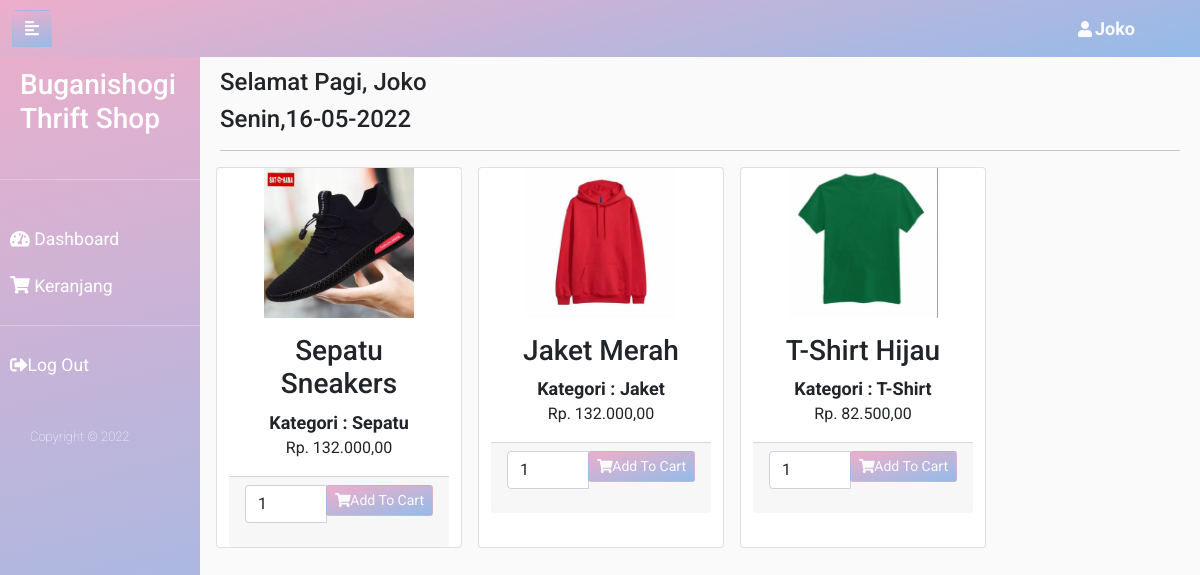
Page /users/user/beranda_user.php (signed in) on the committed database.
### tables this page shows
CREATE TABLE `tb_barang` (
  `id_barang` int(11) NOT NULL,
  `id_kategori` int(11) NOT NULL,
  `nama_barang` varchar(50) NOT NULL,
  `gambar` varchar(100) NOT NULL,
  `stok` int(11) NOT NULL,
  `harga_pokok` int(11) NOT NULL,
  `harga_jual` int(11) NOT NULL
);

CREATE TABLE `tb_kategori` (
  `id_kategori` int(11) NOT NULL,
  `nama_kategori` varchar(50) NOT NULL
);

### users/user/beranda_user.php (the view, shortened to what this page needs)
 <?php
 include '../../config.php';
 ?>
 <!DOCTYPE html>
 <html>
 <head>
 	<link rel="stylesheet" type="text/css" href="../../assets/DataTables/datatables.min.css"/>
 	<link href="https://cdn.jsdelivr.net/npm/bootstrap@5.1.3/dist/css/bootstrap.min.css" rel="stylesheet">
 	<link rel="stylesheet" href="../../css/style.css">
 </head>
 <body>
 	<div class="wrapper">
 		<?php include_once('sidebar_user.php'); ?>
 		<div id="content">
 			<?php include_once('../../assets/navbar/navbar.php'); ?>
 			<div class="content">
 				<div class="mt-5">
 					<?php
 					$tanggal = mktime(date('m'), date("d"), date('Y'));
 					$hari = date ("D");
 					switch($hari){
 						case 'Mon':
 						$hari_ini = "Senin";
 						break;
 					}
 					$a = date ("H");
 					if (($a>=6) && ($a<=11)) {
 						echo " <h4>Selamat Pagi, ". $_SESSION['nama']."</h4>";
 						echo "<h4>".$hari_ini.",".date("d-m-Y", $tanggal )."</h4>";
 					}else if(($a>=11) && ($a<=15)){
 						echo " <h4>Selamat Siang, ". $_SESSION['nama']."</h4>";
 						echo "<h4>".$hari_ini.",".date("d-m-Y", $tanggal )."</h4>";
 					}elseif(($a>15) && ($a<=18)){
 						echo " <h4>Selamat Sore, ". $_SESSION['nama']."</h4>";
 						echo "<h4>".$hari_ini.",".date("d-m-Y", $tanggal )."</h4>";
 					}else{
 						echo " <h4>Selamat Malam, ". $_SESSION['nama']."</h4>";
 						echo "<h4>".$hari_ini.", ".date("d-m-Y", $tanggal )."</h4>";
 					}
 					?>
 					<hr>
 					<div class="row">
 						<?php
 						$tb_brg = mysqli_query($conn,"SELECT * FROM tb_barang,tb_kategori WHERE tb_barang.id_kategori=tb_kategori.id_kategori");
 						while ($dt_brg = $tb_brg->fetch_assoc()) : ?>
 							<div class="card col-sm-3 mx-2">
 								<form method="post" action="cart1.php">
 										<div class="text-center"><img class="card-img-center"
 											src="../../assets/file/<?= $dt_brg['gambar']?>"
 											class="card-img-top" alt="..."
 											width="150px">
 											<div class="card-body">
 												<h3 class="card-title"><?= $dt_brg['nama_barang'] ?></h3>
 												<span class="card-text">Kategori : <?= $dt_brg['nama_kategori'] ?></span>
 												<div class="">
 													<article><?= "Rp. ".number_format($dt_brg['harga_jual'],2,',','.') ?></article>
 												</div>
 											</div>
 										</div>
 										<div class="card-footer">
 											<div class="input-group mb-3">
 												<input type="number" class="form-control" name="pembelian" value="1" min="1" max="<?= $dt_brg['stok']; ?>">
 												<br>
												 <div class="input-group-append">
 													<button type="submit" name="submit" class="btn btn-sm" id="addToCart-1">
 													<i class="fas fa-shopping-cart"></i>Add To Cart
 												</button>
 												</div>
 											</div>
 										</div>
 								</form>
 							</div>
 						<?php endwhile; ?>
 					</div>
 				</div>
 			</div>
 		</div>
 	</div>
</body>
</html>

### users/user/sidebar_user.php
<nav id="sidebar">
	<div class="sidebar-header mt-5">
		<h3>Buganishogi Thrift Shop</h3>
	</div>
	<hr>
	<ul class="list-unstyled components">
		<li>
			<a href="beranda_user.php"><i class="fas fa-tachometer-alt"></i> Dashboard</a>
		</li>
		<li>
			<a href="cart1.php"><i class="fas fa-shopping-cart"></i> Keranjang</a>
		</li>
		<hr>
		<li>
			<a onclick="return confirm('Anda yakin ingin logout ?')" href="../../logout.php"><i class="fas fa-sign-out-alt"></i>Log Out</a>
		</li>
	</ul>
	<span>Copyright © 2022</span>
</nav>

### assets/navbar/navbar.php (shortened to what this page needs)
<nav class="navbar navbar-expand-sm fixed-out">
    <div class="container-fluid">
        <button type="button" id="sidebarCollapse" class="btn">
            <i class="fas fa-align-left"></i>
        </button>
        <div class="dropdown">
            <button style="background: transparent;" class="btn dropdown-toggle" type="button" id="dropdown-profil" data-bs-toggle="dropdown" aria-expanded="false">
                <i class="fa fa-fw fa-user"></i><span><?php echo $_SESSION['nama']; ?></span>
            </button>
        </div>
    </div>
</nav>

### css/style.css (style rules this page uses)
* { font-family: "Roboto"; }
body { background-color: #fafafa; top: 50px; }
span { font-size: large; font-weight: bold; }
a, a:hover, a:focus { color: inherit; text-decoration: none; transition: all 0.3s; }
.btn { color: #fafafa; }
.navbar { position: fixed; top: 0; right: 0; left: 0; z-index: 20; background: linear-gradient( 166deg, rgba(238, 174, 202, 1) 0%, rgba(148, 187, 233, 1) 100% ); margin-bottom: 40px; }
.navbar .dropdown button { margin-right: 40px; }
.dropdown-toggle::after { content: none; }
.wrapper { display: flex; width: 100%; align-items: stretch; }
#sidebar { min-width: 200px; max-width: 200px; background: linear-gradient( 166deg, rgba(238, 174, 202, 1) 0%, rgba(148, 187, 233, 1) 100% ); color: #fff; transition: all 0.3s; }
#sidebar .sidebar-header { padding: 20px; }
#sidebar ul.components { padding: 20px 0; }
#sidebar ul li a { padding: 10px; font-size: 1.1em; display: block; }
#sidebar span { font-weight: lighter; font-size: small; padding-left: 30px; }
#content { width: 100%; padding: 20px; min-height: 100vh; transition: all 0.3s; }
#content .btn { background: linear-gradient( 166deg, rgba(238, 174, 202, 1) 0%, rgba(148, 187, 233, 1) 100% ); }

### rows in the picture
tb_barang: gambar (picture), nama_barang "Sepatu Sneakers", id_kategori.nama_kategori "Sepatu", harga_jual "132.000,00"
tb_barang: gambar (picture), nama_barang "Jaket Merah", id_kategori.nama_kategori "Jaket", harga_jual "132.000,00"
tb_barang: gambar (picture), nama_barang "T-Shirt Hijau", id_kategori.nama_kategori "T-Shirt", harga_jual "82.500,00"

### other values in the picture
$_SESSION['nama'] "Joko"
$hari_ini "Senin"
